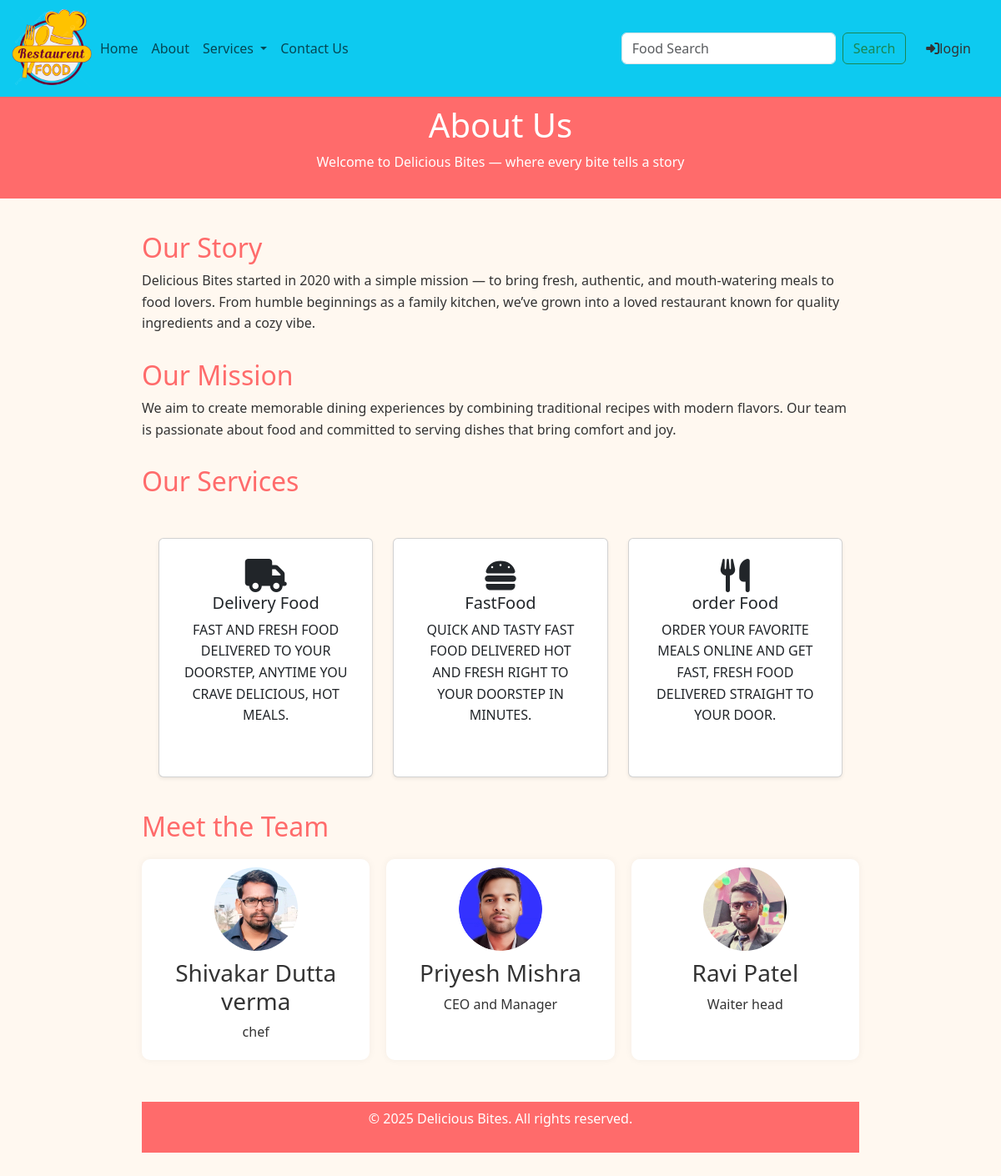
The page /about/ on the database its author committed.
### api/models.py (models this page shows)
class Service(models.Model):
    service_icon=models.CharField(max_length=50)
    service_title=models.CharField(max_length=100)
    service_des=models.TextField()

class TeamMember(models.Model):
    member_image = models.ImageField(upload_to='members/')
    member_name=models.CharField(max_length=50)
    member_position=models.CharField(max_length=50)

### Home/views.py (the view)
# urls.py: path('about/',views.about,name='about'),
def about(request):
     ServiceData=Service.objects.all()
     memberData=TeamMember.objects.all()
     data={
          'ServiceData':ServiceData,
          'memberData':memberData
          }
     return render(request,'about.html',data)

### template/about.html (shortened to what this page needs)
{% extends 'base.html' %}
{% load static %}
{% block css %}
<link rel="stylesheet" href="{% static 'css/about.css' %}">
{% endblock css%}
{% block body %}
<header>
    <h1>About Us</h1>
    <p>Welcome to Delicious Bites — where every bite tells a story</p>
</header>
<div class="container">
    <h2>Our Story</h2>
    <p>
        Delicious Bites started in 2020 with a simple mission — to bring fresh, authentic, and mouth-watering meals to
        food lovers.
        From humble beginnings as a family kitchen, we’ve grown into a loved restaurant known for quality ingredients
        and a cozy vibe.
    </p>
    <h2>Our Mission</h2>
    <p>
        We aim to create memorable dining experiences by combining traditional recipes with modern flavors.
        Our team is passionate about food and committed to serving dishes that bring comfort and joy.
    </p>
    <h2>Our Services</h2>
    <div class="container mt-5">
        <div class="row">
            {% for n in ServiceData %}
            <div class="col-md-4">
                <div class="card text-center p-4 shadow-sm">
                    <div class="mb-3">
                        <i class="{{n.service_icon}}" style="font-size: 40px;"></i>
                    <h5 id="service_title">{{n.service_title}}</h5>
                    <p id="service_des">{{n.service_des|upper}}</p>
                </div>
            </div>
        </div>
        {% endfor %}
    </div>
</div>
    <h2>Meet the Team</h2>
    <div class="team">
        {% for i in memberData %}
        <div class="team-member">
            <img src="{{i.member_image.url}}" alt="Chef" width="100">
            <h3>{{i.member_name}}</h3>
            <p>{{i.member_position}}</p>
        </div>
        {% endfor %}
    </div>
{% endblock body %}

### template/base.html (shortened to what this page needs)
{% load static %}
<!DOCTYPE html>
<html lang="en">
  <head>
    <link href="https://cdnjs.cloudflare.com/ajax/libs/font-awesome/6.5.0/css/all.min.css" rel="stylesheet">
    <link
      href="https://cdn.jsdelivr.net/npm/bootstrap@5.3.5/dist/css/bootstrap.min.css"
      rel="stylesheet"
    />
    {% block css %}{% endblock css%}
  </head>
  <body>
    <nav class="navbar navbar-expand-lg bg-info" data-bs-theme="light">
      <div class="container-fluid">
        <img
          src="{% static 'image/logo-rest.jpg' %}"
          class="img-fluid h-35"
          style="width: 100px; height: auto"
          alt="Logo"
        />
        <div class="collapse navbar-collapse" id="navbarSupportedContent">
          <ul class="navbar-nav me-auto mb-2 mb-lg-0">
            <li class="nav-item">
              <a
                class="nav-link"
                aria-current="page"
                href="/"
                >Home</a
              >
            </li>
            <li class="nav-item">
              <a
                class="nav-link "
                href="{% url 'about' %}"
                >About</a
              >
            </li>
            <li class="nav-item dropdown">
              <a
                class="nav-link dropdown-toggle"
                href="#"
                role="button"
                data-bs-toggle="dropdown"
                aria-expanded="false"
              >
                Services
              </a>
            </li>
            <li class="nav-item">
              <!-- {% url 'contact' as url %}
              {% if request.path == 'url' %}active{% endif %} -->
              <a
                class="nav-link "
                aria-current="page"
                href="{% url 'contact' %}"
                >Contact Us</a
              >
            </li>
          </ul>
          <form class="d-flex" role="search" action="{% url 'food' %}">
            <input
              class="form-control me-2"
              type="search"
              placeholder="Food Search"
              aria-label="Search"
              name="foodSearching"
            />
            <button class="btn btn-outline-success" type="submit">
              Search
            </button>
          </form>
          <a class="nav-link mx-4" aria-current="page" href="{% url 'login' %}"><i class="fas fa-sign-in-alt"></i>login</a>
        </div>
      </div>
    </nav>
    {% block body %}{% endblock body %}
  </body>
  {% include 'footer.html' %}
</html>

### template/footer.html
<footer>
<p>&copy; 2025 Delicious Bites. All rights reserved.</p>
</footer>

### static/css/about.css (style rules this page uses)
body { font-family: 'Segoe UI', sans-serif; margin: 0; background-color: #fff8f0; color: #333; }
header { background-color: #ff6b6b; color: white; padding: 10px 10px; text-align: center; }
.container { max-width: 900px; margin: 40px auto; padding: 0 20px; }
h2 { color: #ff6b6b; margin-top: 30px; }
p { line-height: 1.6; margin-bottom: 20px; }
.team { display: flex; gap: 20px; flex-wrap: wrap; margin-top: 20px; }
.team-member { background-color: #fff; padding: 20 px; flex: 1 1 250px; border-radius: 10px; box-shadow: 0 0 10px rgba(0, 0, 0, 0.05); text-align: center; }
.team-member img { width: 100px; height: 100px; border-radius: 50%; object-fit: cover; margin: 10px; }
footer { background-color: #ff6b6b; color: white; text-align: center; padding: 8px; margin-top: 50px; }

### rows shown on the page
Service: service_title "Delivery Food", service_des "FAST AND FRESH FOOD DELIVERED TO YOUR DOORSTEP, ANYTIME YOU CRAVE DELICIOUS, HOT MEALS."
Service: service_title "FastFood", service_des "QUICK AND TASTY FAST FOOD DELIVERED HOT AND FRESH RIGHT TO YOUR DOORSTEP IN MINUTES."
Service: service_title "order Food", service_des "ORDER YOUR FAVORITE MEALS ONLINE AND GET FAST, FRESH FOOD DELIVERED STRAIGHT TO YOUR DOOR."
TeamMember: member_image (picture), member_name "Shivakar Dutta verma", member_position "chef"
TeamMember: member_image (picture), member_name "Priyesh Mishra", member_position "CEO and Manager"
TeamMember: member_image (picture), member_name "Ravi Patel", member_position "Waiter head"
